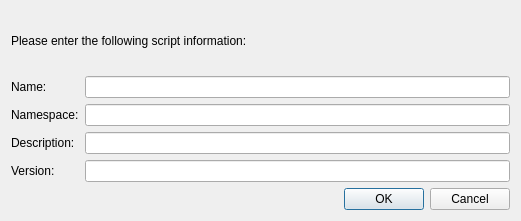
<?xml version="1.0" encoding="UTF-8"?>
<ui version="4.0">
 <class>AddUserScriptDialog</class>
 <widget class="QDialog" name="AddUserScriptDialog">
  <property name="geometry">
   <rect>
    <x>0</x>
    <y>0</y>
    <width>521</width>
    <height>221</height>
   </rect>
  </property>
  <property name="windowTitle">
   <string>Create a User Script</string>
  </property>
  <layout class="QVBoxLayout" name="verticalLayout">
   <item>
    <widget class="QLabel" name="labelDialogInfo">
     <property name="text">
      <string>Please enter the following script information:</string>
     </property>
    </widget>
   </item>
   <item>
    <layout class="QFormLayout" name="formLayout">
     <property name="labelAlignment">
      <set>Qt::AlignLeading|Qt::AlignLeft|Qt::AlignVCenter</set>
     </property>
     <item row="0" column="0">
      <widget class="QLabel" name="labelName">
       <property name="text">
        <string>Name:</string>
       </property>
      </widget>
     </item>
     <item row="0" column="1">
      <widget class="QLineEdit" name="lineEditName"/>
     </item>
     <item row="1" column="0">
      <widget class="QLabel" name="labelNamespace">
       <property name="text">
        <string>Namespace:</string>
       </property>
      </widget>
     </item>
     <item row="1" column="1">
      <widget class="QLineEdit" name="lineEditNamespace"/>
     </item>
     <item row="2" column="0">
      <widget class="QLabel" name="labelDescription">
       <property name="text">
        <string>Description:</string>
       </property>
      </widget>
     </item>
     <item row="2" column="1">
      <widget class="QLineEdit" name="lineEditDescription"/>
     </item>
     <item row="3" column="0">
      <widget class="QLabel" name="labelVersion">
       <property name="text">
        <string>Version:</string>
       </property>
      </widget>
     </item>
     <item row="3" column="1">
      <widget class="QLineEdit" name="lineEditVersion"/>
     </item>
    </layout>
   </item>
   <item>
    <widget class="QDialogButtonBox" name="buttonBox">
     <property name="orientation">
      <enum>Qt::Horizontal</enum>
     </property>
     <property name="standardButtons">
      <set>QDialogButtonBox::Cancel|QDialogButtonBox::Ok</set>
     </property>
    </widget>
   </item>
  </layout>
 </widget>
 <resources/>
 <connections>
  <connection>
   <sender>buttonBox</sender>
   <signal>accepted()</signal>
   <receiver>AddUserScriptDialog</receiver>
   <slot>accept()</slot>
   <hints>
    <hint type="sourcelabel">
     <x>248</x>
     <y>254</y>
    </hint>
    <hint type="destinationlabel">
     <x>157</x>
     <y>274</y>
    </hint>
   </hints>
  </connection>
  <connection>
   <sender>buttonBox</sender>
   <signal>rejected()</signal>
   <receiver>AddUserScriptDialog</receiver>
   <slot>reject()</slot>
   <hints>
    <hint type="sourcelabel">
     <x>316</x>
     <y>260</y>
    </hint>
    <hint type="destinationlabel">
     <x>286</x>
     <y>274</y>
    </hint>
   </hints>
  </connection>
 </connections>
</ui>
